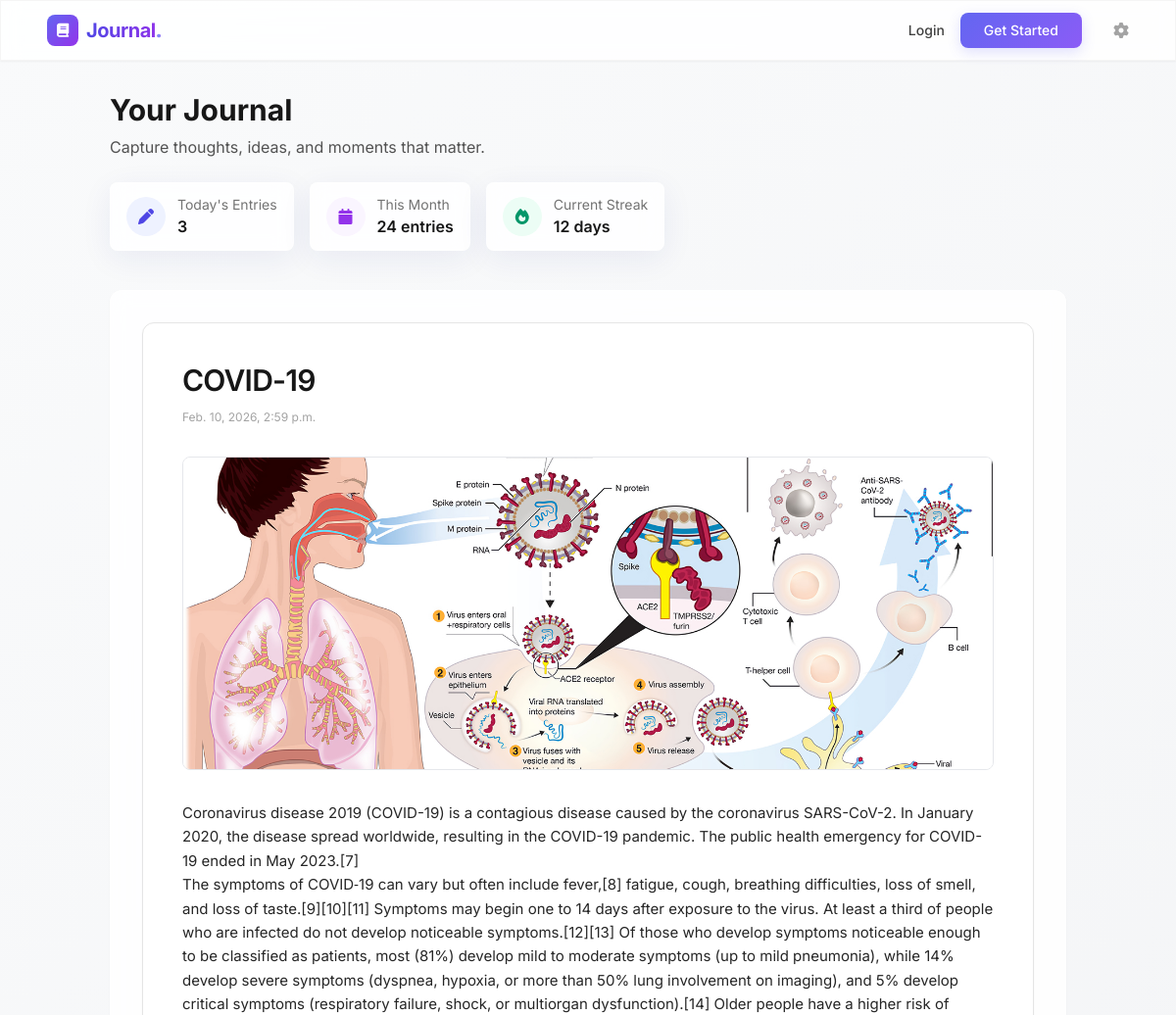
The app's page /article/1/ (upper part), older data.
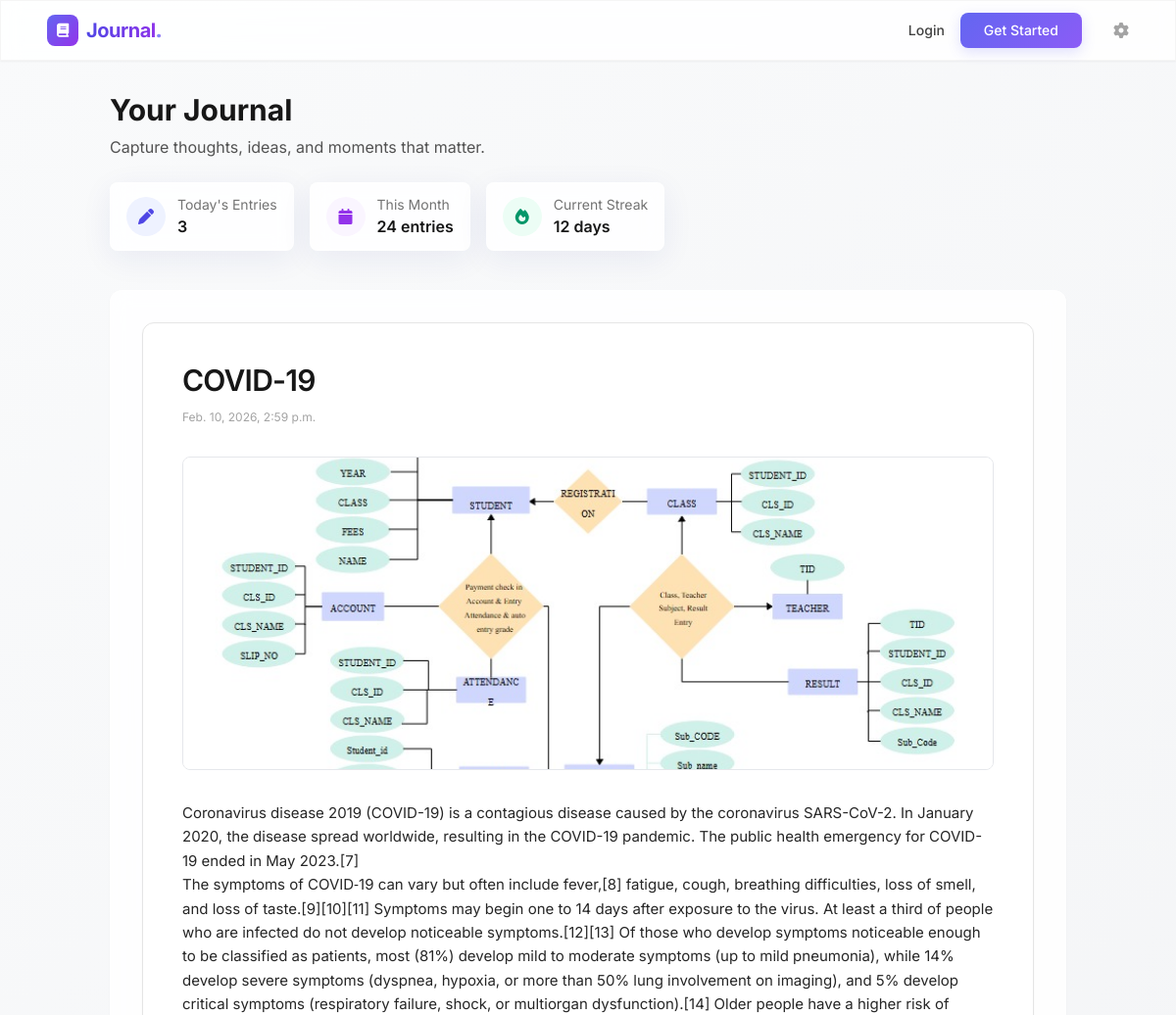
The same page, newer data.
### articles/models.py (models this page shows, shortened)
class Article(models.Model):
    title = models.CharField(max_length=255)
    content = models.TextField()
    image = models.ImageField(upload_to="articles/", blank=True, null=True)
    created_at = models.DateTimeField(auto_now_add=True)
    class Meta:
        ordering = ["-created_at"]

### articles/views.py (the view)
# urls.py: path("article/<int:pk>/", views.detail, name="detail"),
def detail(request, pk):
    article = Article.objects.filter(id=pk).first()
    if article is None:
        return HttpResponseNotFound("Article not found")
    return render(request, "articles/detail.html", {"article": article})

### templates/articles/detail.html (shortened to what this page needs)
{% extends "base.html" %}
{% block content %}
<article class="bg-white rounded-xl shadow-sm border border-neutral-200 p-10">
  <h1 class="text-3xl font-semibold tracking-tight mb-3">{{ article.title }}</h1>
  <p class="text-xs text-neutral-400 mb-8">{{ article.created_at }}</p>
  {% if article.image %}
    <img src="{{ article.image.url }}" class="mb-8 rounded-lg border max-h-80 w-full object-cover">
  {% endif %}
  <div class="leading-relaxed text-neutral-800 text-[15px]">
    {{ article.content|linebreaks }}
  </div>
</article>
{% endblock %}

Row changes from the older to the newer data that the page shows:
changed Article "COVID-19": image: a different picture
